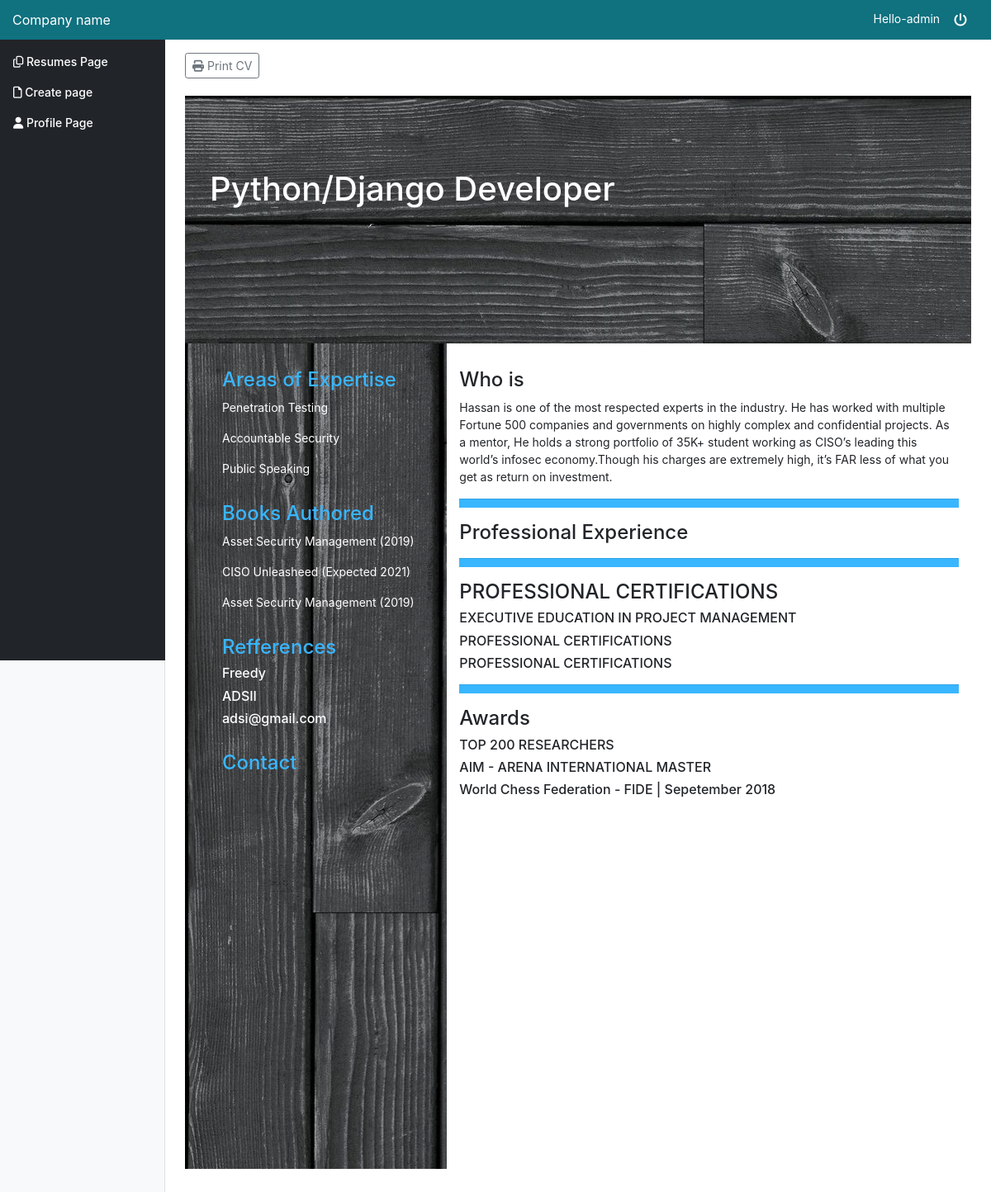
Page /dashboard/generateblackcv/35 (signed in) on the committed database.
### dashboard/models.py (models this page shows)
class ProfileProfessioncv2(models.Model):
    procv2 = models.TextField(blank=True, max_length=300)

class ProfileAreaofexpertisecv2(models.Model):
    areaofexpertisecv2 = models.TextField(blank=True, max_length=300)

class ProfileBooksAuthoredcv2(models.Model):
    bookscv2 = models.TextField(blank=True, max_length=300)

class ProfileReferencescv2(models.Model):
    refcv2 = models.TextField(blank=True, max_length=300)
    orgcv2 = models.TextField(blank=True, max_length=300)
    emailcv2 = models.TextField(blank=True, max_length=300)

class ProfileIntroductioncv2(models.Model):
    introcv2 = models.TextField(blank=True, max_length=300)

class ProfileCertificatecv2(models.Model):
    certcv2 = models.TextField(blank=True, max_length=300)

class ProfileAwardscv2(models.Model):
    awcv2 = models.TextField(blank=True, max_length=300)

### dashboard/views.py (the view)
# urls.py: path('generateblackcv/<id>', views.generateCV2, name='generateblackcv')
def generateCV2(request, id):
    uid = request.user.id
    detail = Profile.objects.filter(user=request.user).first()
    cv2 = CV2.objects.get(id=id, user=request.user)
    print(cv2)
    return render(request, 'dashboard/cvblack.html', {'detail': detail, 'id': uid, 'cv': cv2})

### dashboard/templates/dashboard/cvblack.html (shortened to what this page needs)
{% extends 'basetemplate.html' %}
{% load static %}
{%block content  %}
    <main role="main" class="col-md-9 ml-sm-auto col-lg-10 pt-3 px-4">
        <a  href="{% url 'dashboard:printblackcv' cv.id %}"  target="_blank" class="btn btn-sm btn-outline-secondary"><i class="fas fa-print"></i> Print CV</a>
        <div><br></div>
        <div class="container-fluid" style="height: 100%">
            <div class="row" style="background-color: black; color: white ; padding-top: 20px ; height: 300px ; background-image: url({% static 'woodhr.jpg' %})">
                <div style="margin-left: 30px; margin-bottom: 30px; margin-top: 40px">
                    <h1>{{ detail.name }}</h1> <br>
                    {% for pro in cv.professsioncv2.all %}
                        <h1>{{ pro.procv2 }}</h1>
                    {% endfor %}
                </div>
            </div>
            <div class="row">
                <div class="col-4" style="color: white; padding-top: 30px;min-height: 1000px; background-image: url({% static 'wood.jpg' %});">
                    <div style="margin-left: 30px; margin-bottom: 30px">
                        <h4 style="color:  #38b6ff"> Areas of Expertise </h4>
                        {% for aox in cv.area_of_expertisecv2.all %}
                            <p>{{ aox.areaofexpertisecv2 }}</p>
                        {% endfor %}
                    </div>
                    <div style="margin-left: 30px; margin-bottom: 30px">
                        <h4 style="color:  #38b6ff"> Books Authored </h4>
                        {% for boa in cv.books_authored.all %}
                            <p>{{ boa.bookscv2 }}</p>
                        {% endfor %}
                    </div>
                    <div style="margin-left: 30px; margin-bottom: 30px">
                        <h4 style="color:  #38b6ff"> Refferences </h4>
                        {% for ref in cv.referencescv2.all %}
                            <h6>{{ ref.refcv2 }}</h6>
                            <h6>{{ref.orgcv2 }}</h6>
                            <h6>{{ref.emailcv2 }}</h6>
                        {% endfor %}
                    </div>
                    <div style="margin-left: 30px; margin-bottom: 30px">
                        <h4 style="color:  #38b6ff"> Contact </h4>
                    </div>
                </div>
                <div class="col-8" style="padding-top: 30px">
                    <div>
                        <h4>Who is {{ detail.name }}</h4>
                        {% for intro in cv.introductioncv2.all %}
                            <p>{{ intro.introcv2 }}</p>
                        {% endfor %}
                    </div>
                    <hr  style="background-color: #38b6ff; height: 10px">
                    <div>
                        <h4>Professional Experience </h4>
                    </div>
                    <hr  style="background-color: #38b6ff; height: 10px">
                    <div>
                        <h4>PROFESSIONAL CERTIFICATIONS</h4>
                        {% for cer in cv.certificatecv2.all %}
                        <h6>{{ cer.certcv2 }} </h6>
                        {% endfor %}
                    </div>
                    <hr  style="background-color: #38b6ff; height: 10px">
                    <div>
                        <h4>Awards</h4>
                        {% for awd in cv.awardscv2.all %}
                        <h6>{{ awd.awcv2 }}</h6>
                        {% endfor %}
                    </div>
                </div>
            </div>
        </div>
    </main>
{% endblock %}

### templates/basetemplate.html (shortened to what this page needs)
{% load static %}
<!doctype html>
<html lang="en">
<head>
    <link href="{% static 'bootstrap.css' %}" rel="stylesheet">
    <link href="{% static 'dashboard.css' %}" rel="stylesheet">
    <link rel="stylesheet" href="https://ajax.googleapis.com/ajax/libs/jqueryui/1.12.1/themes/smoothness/jquery-ui.css">
</head>
<body>
<nav class="navbar navbar-dark sticky-top flex-md-nowrap p-0" style="background-color: #10717F" >
    <a class="navbar-brand col-sm-3 col-md-2 mr-0" href="">Company name</a>
    <ul class="navbar-nav px-3">
        <li class="nav-item text-nowrap">
            <form class="logout-link" action="{% url 'accounts:logout' %}" method="post">
                <span class="hello-msg" style="color: white"> Hello-{{ request.user }}</span>
                <button class="btn" style="background-color: #10717F" type="submit" > <i style="color: white;" class="fas fa-power-off"></i></button>
            </form>
        </li>
    </ul>
</nav>
<div class="container-fluid">
    <div class="row">
        <nav class="col-md-2 d-none d-md-block bg-light sidebar">
            <div class="sidebar-sticky">
                <ul class="nav flex-column">
                                        <li class="nav-item">
                        <a class="nav-link " href="{% url 'pages:createpage' %}">
                            <span ><i class="far fa-copy"></i></span> Resumes Page <span class="sr-only">(current)</span>
                        </a>
                    </li>
                    <li class="nav-item">
                        <a class="nav-link " href="{% url 'dashboard:selectcv' %}">
                            <span ><i class="far fa-file"></i></span> Create page <span class="sr-only">(current)</span>
                        </a>
                    </li>
                    <li class="nav-item">
                        <a class="nav-link " href="{% url 'dashboard:profile_form'  %}">
                            <span ><i class="fas fa-user"></i></span> Profile Page <span class="sr-only">(current)</span>
                        </a>
                    </li>
                </ul>
            </div>
        </nav>
        {% block content %}
        {% endblock %}
    </div>
</div>
</body>
</html>

### assets/dashboard.css (style rules this page uses)
body { font-size: .875rem; }
.sidebar { position: fixed; top: 0; bottom: 0; left: 0; z-index: 100; padding: 0; box-shadow: inset -1px 0 0 rgba(0, 0, 0, .1); }
.sidebar-sticky { position: -webkit-sticky; position: sticky; top: 48px; height: calc(100vh - 48px); padding-top: .5rem; overflow-x: hidden; overflow-y: auto; background-color: #212529; }
.sidebar .nav-link { font-weight: 500; color: white; }
.navbar-brand { padding-top: .75rem; padding-bottom: .75rem; font-size: 1rem; }

### rows in the picture
ProfileProfessioncv2: procv2 "Python/Django Developer"
ProfileAreaofexpertisecv2: areaofexpertisecv2 "Penetration Testing"
ProfileAreaofexpertisecv2: areaofexpertisecv2 "Accountable Security"
ProfileAreaofexpertisecv2: areaofexpertisecv2 "Public Speaking"
ProfileBooksAuthoredcv2: bookscv2 "Asset Security Management (2019)"
ProfileBooksAuthoredcv2: bookscv2 "CISO Unleasheed (Expected 2021)"
ProfileBooksAuthoredcv2: bookscv2 "Asset Security Management (2019)"
ProfileReferencescv2: refcv2 "Freedy", orgcv2 "ADSII", emailcv2 "adsi@gmail.com"
ProfileIntroductioncv2: introcv2 "Hassan is one of the most respected experts in the industry. He has worked with multiple Fortune 500 companies and governments on highly complex and confidential projects. As a mentor, He holds a strong portfolio of 35K+ student working as CISO’s leading this world’s infosec economy.Though his charges are extremely high, it’s FAR less of what you get as return on investment."
ProfileCertificatecv2: certcv2 "EXECUTIVE EDUCATION IN PROJECT MANAGEMENT"
ProfileCertificatecv2: certcv2 "PROFESSIONAL CERTIFICATIONS"
ProfileCertificatecv2: certcv2 "PROFESSIONAL CERTIFICATIONS"
ProfileAwardscv2: awcv2 "TOP 200 RESEARCHERS"
ProfileAwardscv2: awcv2 "AIM - ARENA INTERNATIONAL MASTER"
ProfileAwardscv2: awcv2 "World Chess Federation - FIDE | Sepetember 2018"

### other values in the picture
{{ request.user }} "admin"
